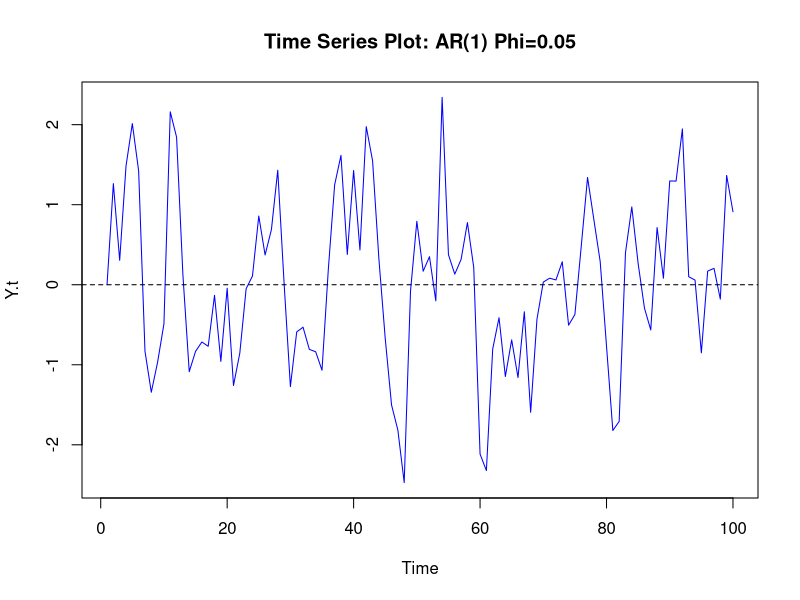
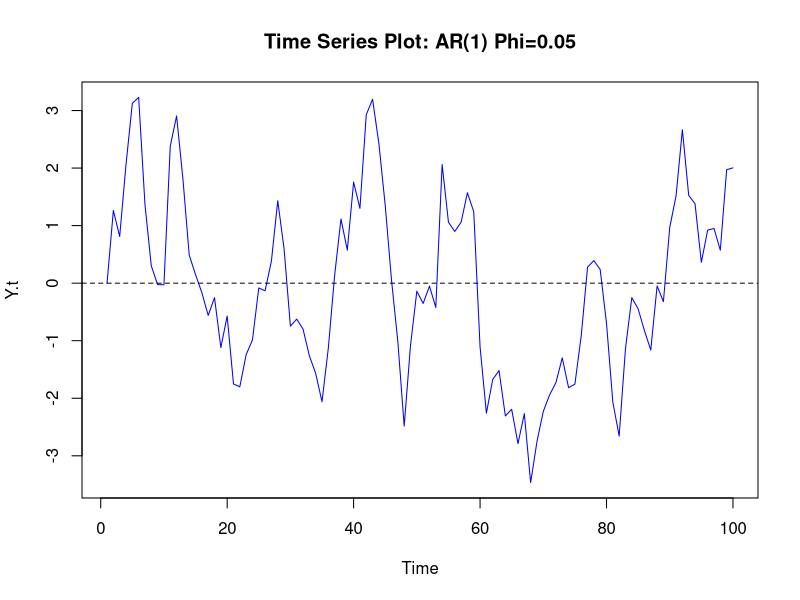
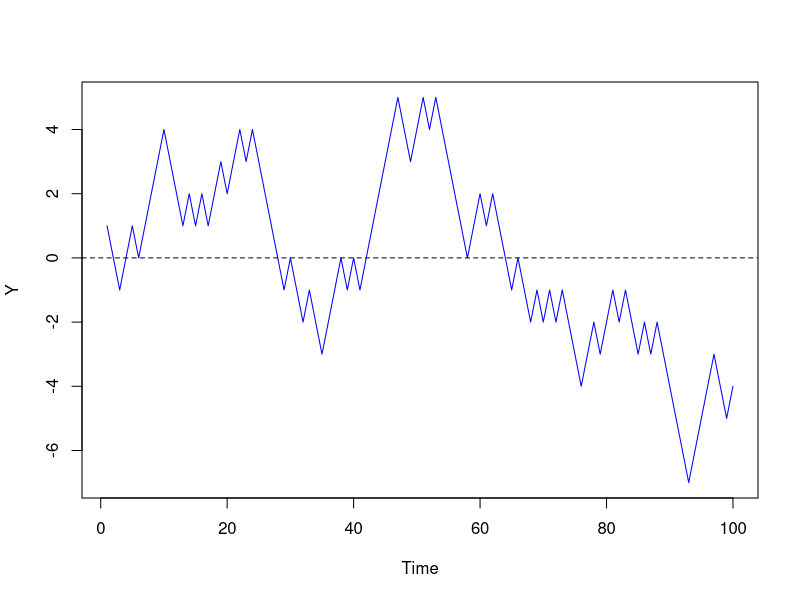
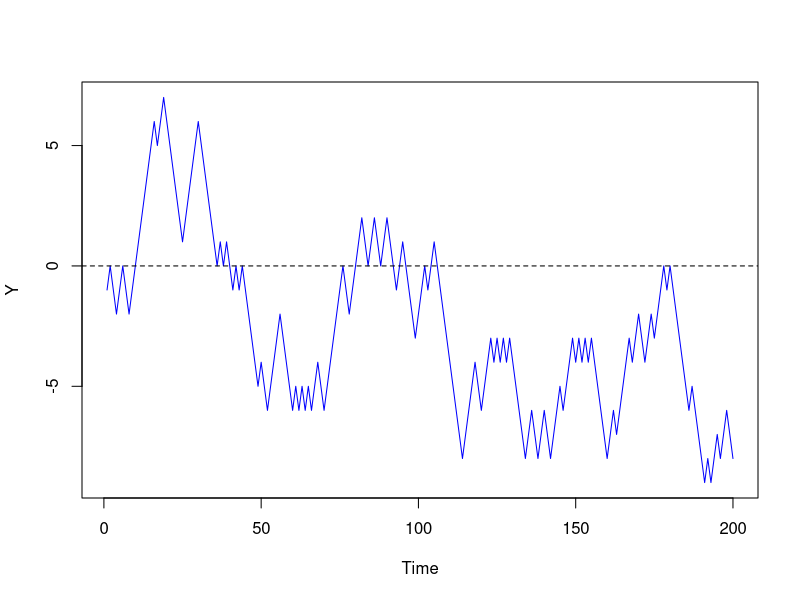
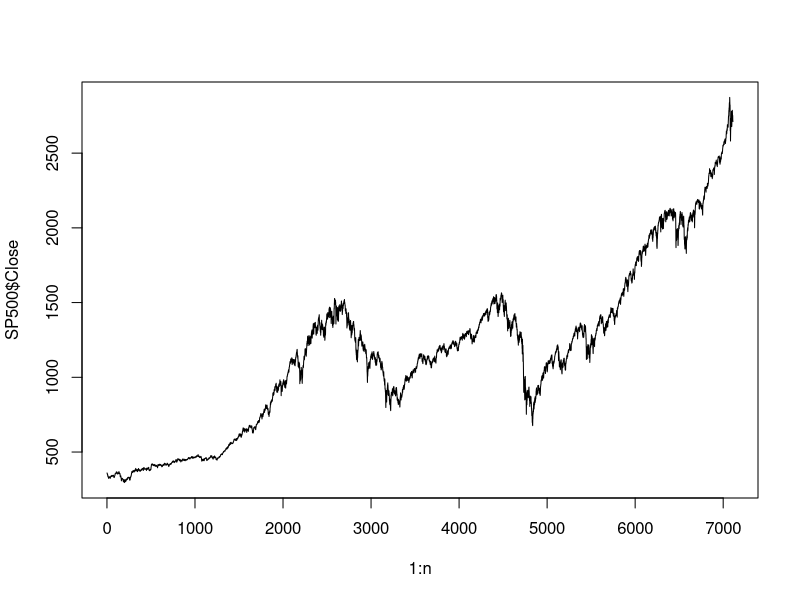
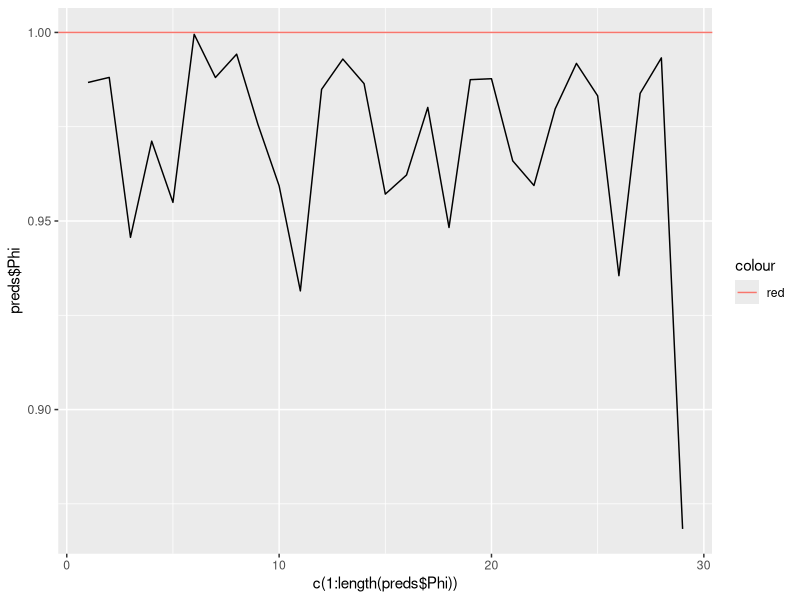
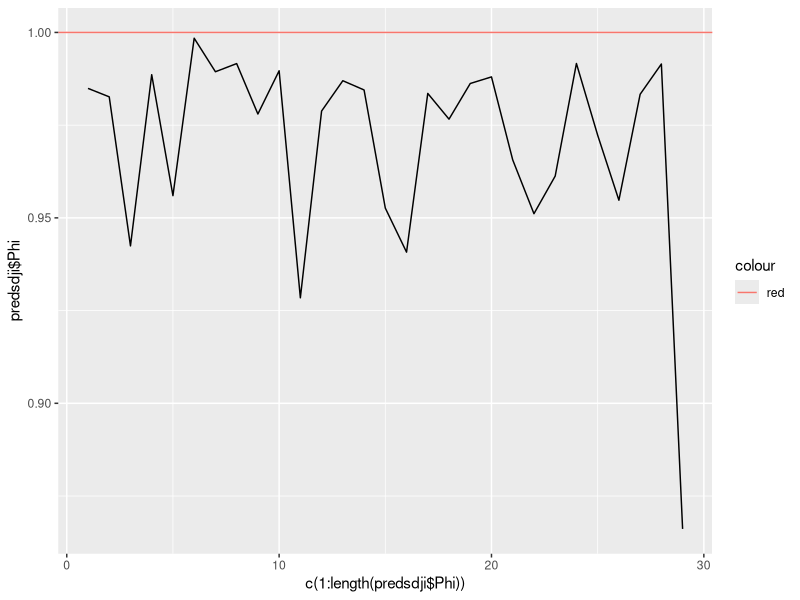

The R script that drew these images, in order:
## ---- chunk 1
# Gabriel will help students with this in class
setwd("/Users/salimmjahad/Desktop/STAT_COMP/lab8")
dji <- read.csv("DJIDaily.csv", as.is = TRUE)
head(dji)
library(ggplot2)
#ggplot(dji)+geom_line(aes(x=c(1:7111), y=Close))

phi.hat <- function(vec) {
  len <- length(vec)
  bound <- cbind(vec[1:len-1],vec[2:len])
  res <- coef(lm(bound[,1] ~ bound[,2]))
  return(res)
}

phi.hat(dji$Close)
## ---- chunk 2
set.seed(0)
Y.t <- NULL
Y.t[1] <- 0
phi <- .5
n <- 100
for (i in 2:n) {
  Y.t[i] <- phi*Y.t[i-1]+rnorm(1)
  
}
plot(1:100,Y.t,type="l",main="Time Series Plot: AR(1) Phi=0.05",col="blue",xlab="Time")
abline(h=0,lty=2)

# AR(1) estimated parameter
phi.hat(Y.t)
## ---- chunk 3
set.seed(0)
Y.t <- NULL
Y.t[1] <- 0
phi <- .90
n <- 100
for (i in 2:n) {
  Y.t[i] <- phi*Y.t[i-1]+rnorm(1)
}

plot(1:100,Y.t,type="l",main="Time Series Plot: AR(1) Phi=0.05",col="blue",xlab="Time")
abline(h=0,lty=2)

# AR(1) estimated parameter
phi.hat(Y.t)
## ---- chunk 4
set.seed(0)
trials <- 100
coins <- ifelse(rbinom(n=trials,size=1,prob=.5)==1,1,-1)
coins
Y <- cumsum(coins)
Y
plot(1:trials,Y,type="l",col="blue",xlab="Time")
abline(h=0,lty=2)

# AR(1) estimated parameter
phi.hat(Y)
## ---- chunk 5
set.seed(3)
trials <- 200
coins <- ifelse(rbinom(n=trials,size=1,prob=.5)==1,1,-1)
coins
Y <- cumsum(coins)
Y
plot(1:trials,Y,type="l",col="blue",xlab="Time")
abline(h=0,lty=2)

# AR(1) estimated parameter
phi.hat(Y)
## ---- chunk 6
SP500 <- read.csv("SP500Weekly.csv",as.is=T)
n <- nrow(SP500)
n
plot(1:n,SP500$Close,type="l")
phi.hat(SP500$Close)
## ---- chunk 7
# Solution
head(SP500)
phi.hat <- function(dff) {
  len <- length(dff$Close)
  bound <- cbind(dff$Close[1:len-1],dff$Close[2:len])
  res <- coef(lm(bound[,1] ~ bound[,2]))
  return(res)
}
SP500$Year <- matrix(unlist(strsplit(SP500$Date, "-")), nrow=nrow(SP500), byrow=T)[,1]
library(plyr)
preds <- ddply(SP500, .(Year), phi.hat)
colnames(preds) <- c("Year", "Intercept", "Phi")
preds
plt <- ggplot()+geom_line(aes(x=c(1:length(preds$Phi)),y=preds$Phi)) 
plt + geom_hline(aes(yintercept=1, color="red"))
## ---- chunk 8
# Solution
head(dji)
dji$Year <- matrix(unlist(strsplit(dji$Date, "-")), nrow=nrow(dji), byrow=T)[,1]
predsdji <- ddply(dji, .(Year), phi.hat)
colnames(predsdji) <- c("Year", "Intercept", "Phi")

plt <- ggplot()+geom_line(aes(x=c(1:length(predsdji$Phi)),y=predsdji$Phi)) 
plt + geom_hline(aes(yintercept=1, color="red"))
